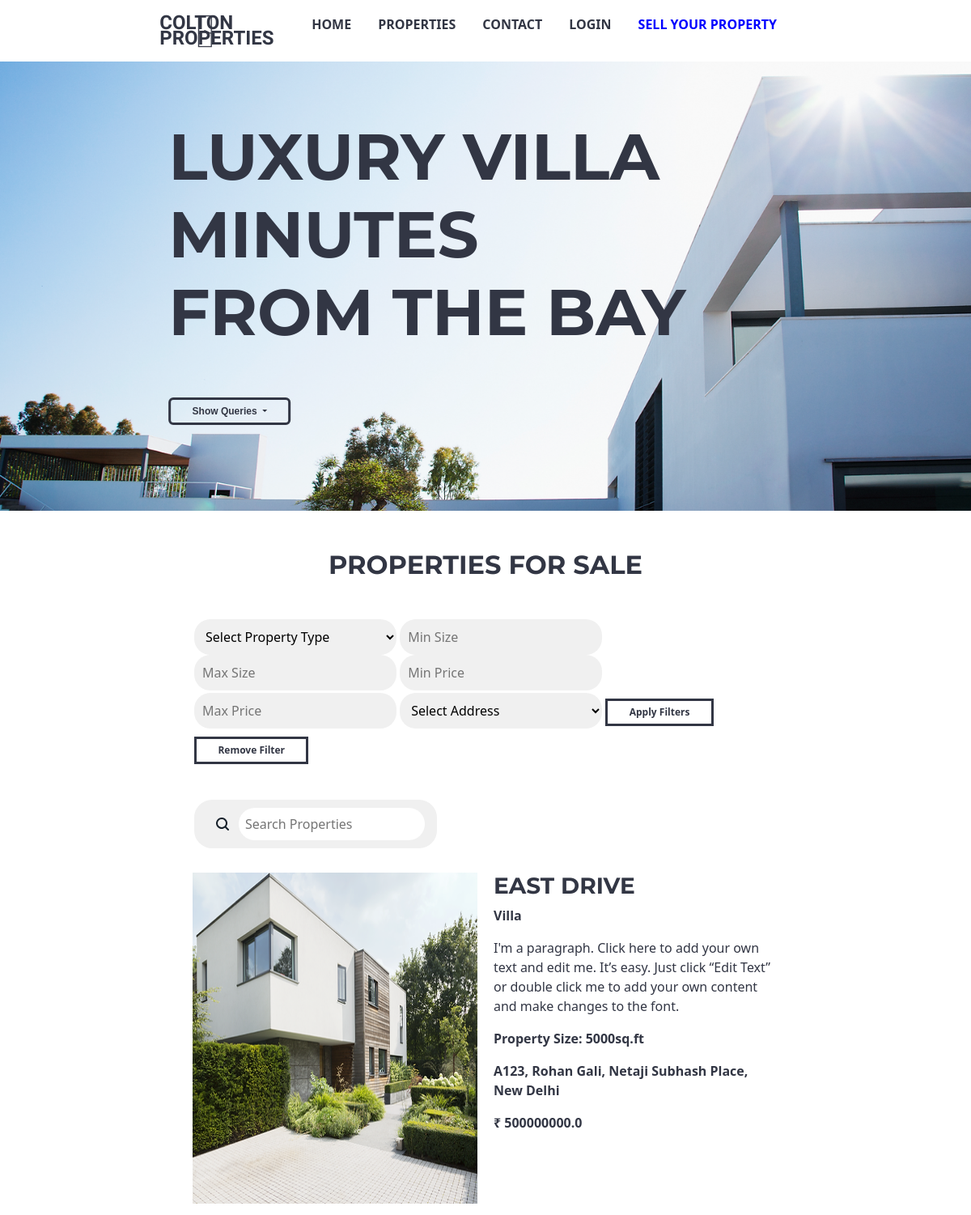
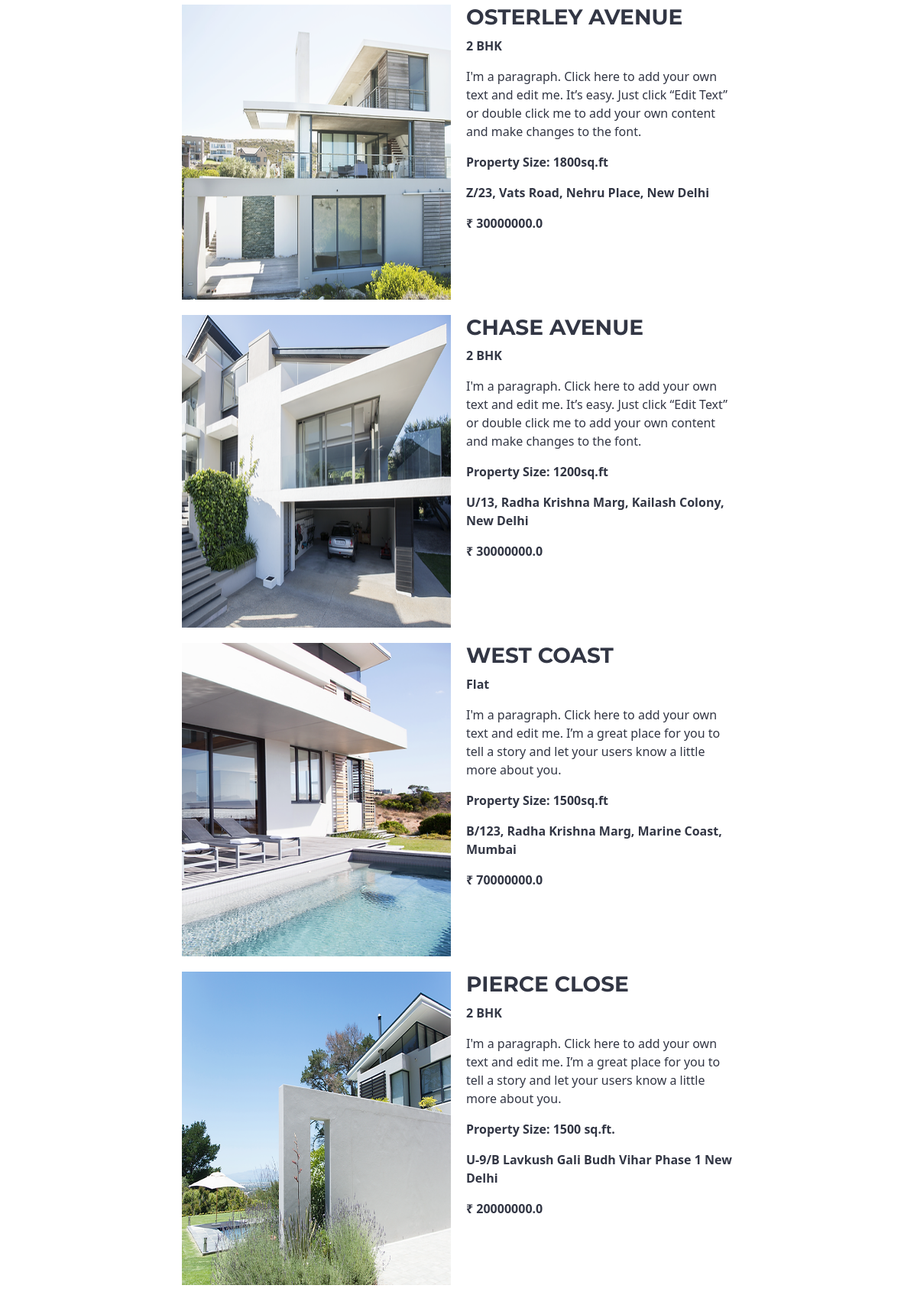
The page / (upper part) on the database its author committed (2 pictures, top to bottom).
### app.py (models this page shows)
class Property(db.Model):
    id = db.Column(db.Integer, primary_key=True)
    owner_name = db.Column(db.String(100), db.ForeignKey('owner.owner_name'), nullable=False)
    address = db.Column(db.String(200), nullable=False)
    property_name = db.Column(db.String(100), nullable=False)
    property_description = db.Column(db.Text, nullable=False)
    property_size = db.Column(db.String(20), nullable=False)
    property_type = db.Column(db.String(50), nullable=False)
    price = db.Column(db.Float, nullable=False)
    image1 = db.Column(db.String(200))
    image2 = db.Column(db.String(200))
    image3 = db.Column(db.String(200))
    image4 = db.Column(db.String(200))
    image5 = db.Column(db.String(200))
    image6 = db.Column(db.String(200))

### app.py (the view)
@app.route('/')
def index():
    property_type = request.args.get('property_type')
    property_size_min = request.args.get('property_size_min')
    property_size_max = request.args.get('property_size_max')
    price_min = request.args.get('price_min')
    price_max = request.args.get('price_max')
    address = request.args.get('address')
    properties = Property.query
    if property_type:
        properties = properties.filter(Property.property_type == property_type)
    if property_size_min and property_size_max:
        properties = properties.filter(Property.property_size.between(property_size_min, property_size_max))
    if price_min and price_max:
        properties = properties.filter(Property.price.between(price_min, price_max))
    if address:
        properties = properties.filter(Property.address.ilike(f'%{address}%'))
    properties = properties.all()
    return render_template('index.html', properties=properties)

### templates/index.html (shortened to what this page needs)
<!DOCTYPE html>
<html lang="en">
  <head>
    <link rel="stylesheet" type="text/css" href="{{ url_for('static', filename='css/index_css.css') }}" />
    <link href="https://cdn.jsdelivr.net/npm/bootstrap@5.3.0-alpha2/dist/css/bootstrap.min.css" rel="stylesheet">
    <link rel="stylesheet" href="https://use.fontawesome.com/releases/v5.15.4/css/all.css">
  </head>
  <body>
    <header>
      <nav class="navbar">
        <img src="{{url_for('static', filename='/images/logo.png')}}" alt="Logo" height="50rem" width="25rem" / >
        <a href="/" class="nav-brand">COLTON <br> PROPERTIES</a>
        <ul class="nav-items">
            <li><a href="/">HOME</a></li>
            <li><a href="/properties">PROPERTIES</a></li>
            <li><a href="#footer">CONTACT</a></li>
            {% if 'user_id' in session %}
            <li><a href="/logout">LOGOUT</a></li>
            {% else %}
            <li><a href="/client_login">LOGIN</a></li>
            {% endif %}
            <li><a href="/owner_login" class="sell-property"style="color: blue;">SELL YOUR PROPERTY</a></li>
        </ul>
      </nav>
      <div class="image-container">
        <img src="{{ url_for('static', filename='/images/big_img.png')}}" alt="" class="main-image">
        <div class="img-text">
          <h1 class="text">LUXURY VILLA <br>MINUTES <br>FROM THE BAY</h1>
          <div class="dropdown">
            <button class="btn btn-secondary dropdown-toggle" type="button" id="showQueriesDropdown" data-bs-toggle="dropdown" aria-expanded="false">
              Show Queries
            </button>
          </div>
        </div>
      </div>
    </header>
    <main>
      <section id="properties">
        <br><br>
        <h2 class="text-center mb-5" style="font-weight: bolder;">PROPERTIES FOR SALE</h2>
        <div class="filter-section">
          <select name="property_type" class="input__search" style="max-width: 250px; padding: 10px; background-color: #F0F0F0;">
            <option value="">Select Property Type</option>
          </select>
          <input type="number" name="property_size_min" placeholder="Min Size" class="input__search" style="max-width: 250px; padding: 10px; background-color: #F0F0F0;" />
          <input type="number" name="property_size_max" placeholder="Max Size" class="input__search" style="max-width: 250px; padding: 10px; background-color: #F0F0F0;" />
          <input type="number" name="price_min" placeholder="Min Price" class="input__search" style="max-width: 250px; padding: 10px; background-color: #F0F0F0;" />
          <input type="number" name="price_max" placeholder="Max Price" class="input__search" style="max-width: 250px; padding: 10px; background-color: #F0F0F0;" />
          <select name="address" class="input__search" style="max-width: 250px; padding: 10px; background-color: #F0F0F0;">
            <option value="">Select Address</option>
          </select>
          <button id="applyFilters" class="property-btn" style="margin-top: 10px;">Apply Filters</button>
          <button id="clearFilters" class="property-btn" style="margin-top: 10px;">Remove Filter</button><br /><br />
        </div>
        <div class="input__container search-section">
          <button class="input__button__shadow">
            <svg fill="none" xmlns="http://www.w3.org/2000/svg" viewBox="0 0 20 20" height="20px" width="20px">
              <path d="M4 9a5 5 0 1110 0A5 5 0 014 9zm5-7a7 7 0 104.2 12.6.999.999 0 00.093.107l3 3a1 1 0 001.414-1.414l-3-3a.999.999 0 00-.107-.093A7 7 0 009 2z" fill-rule="evenodd" fill="#17202A"></path>
            </svg>
          </button>
          <input type="text" id="search" name="text" class="input__search" placeholder="Search Properties">
        </div>
        <div class="property-section">
          <div class="row" id="property-list">
            {% for property in properties %}
            <div class="col-md-6">
              <a href="/property/{{ property.id }}" id="view-details"><img src="{{ property.image1 }}" alt="Property Image 1" height="254px" width="260px" /></a>
            </div>
            <div class="col-md-6">
              <h3><a href="/property/{{ property.id }}" id="view-details"><b>{{ property.property_name }}</b></a></h3>
              <p><b>{{ property.property_type }}</b></p>
              <p>{{ property.property_description }}</p>
              <p><b>Property Size: {{ property.property_size }}</b></p>
              <p><b>{{ property.address }}</b></p>
              <p><b>₹ {{ property.price }}</b></p><br><br><br>
            </div>
            {% endfor %}
          </div>
        </div>
      </section>
    </main>
  </body>
</html>

### static/css/index_css.css (style rules this page uses)
* { margin: 0; padding: 0; box-sizing: border-box; }
body { font-family: "Montserrat-black", sans-serif; text-align: center; }
h1, h2, h3, h4, h5, h6 { font-family: "Montserrat", sans-serif; }
.navbar { padding: 15px 0; display: flex; justify-content: space-between; font-weight: bold; }
.nav-brand { font-family: "Ubuntu", sans-serif; font-size: 1.5rem; line-height: 0.8; margin-left: -7%; color: #323644; text-decoration: none; }
.nav-items { list-style-type: none; display: flex; margin-right: 20%; align-items: flex-start; }
.nav-items li { margin-right: 33px; padding: 10px 0; }
.nav-items li:last-child { margin-right: 0; }
.nav-items a { color: #323644; text-decoration: none; }
.sell-property { margin-left: auto; }
.navbar img { margin-left: 20%; margin-right: 0; width: auto; padding: 0; }
.image-container { display: flex; }
.main-image { width: 100%; }
.img-text { font-family: opensanshebrewcondensed-regular, sans-serif; position: absolute; left: 20%; transform: translateX(-20%); color: #323644; font-weight: bolder; font-size: 80px; margin-left: 8%; }
.text { font-size: 80px; align-self: center; line-height: 96px; vertical-align: baseline; letter-spacing: normal; word-spacing: 0px; font-weight: 700; font-style: normal; font-variant: normal; text-transform: none; text-decoration: none rgb(50, 54, 68); text-align: start; text-indent: 0px; margin-top: 70px; }
.img-text button { background-color: transparent; color: #323644; border: solid #323644; padding: 0.4vw 2.2vw; font-size: 1vw; font-weight: 800; }
#properties { margin-left: 20%; margin-right: 20%; color: #323644; }
.filter-section { margin-bottom: 20px; }
.search-section { margin-bottom: 20px; }
.input__container { position: relative; background: #f0f0f0; padding: 10px 15px; display: flex; justify-content: center; align-items: center; gap: 5px; border-radius: 22px; max-width: 300px; }
.input__button__shadow { cursor: pointer; border: none; background: none; display: flex; justify-content: center; align-items: center; border-radius: 12px; padding: 5px; }
.input__search { width: 100%; border-radius: 20px; outline: none; border: none; padding: 8px; position: relative; }
.property-section { margin-bottom: 20px; }
.property-section .row { display: flex; flex-wrap: wrap; }
.property-section .col-md-6 { flex: 0 0 50%; padding: 10px; }
.property-section img { width: 100%; height: 100%; display: block; margin: 0 auto; }
#view-details { text-decoration: none; color: #323644; }
.property-btn { background-color: transparent; color: #323644; border: solid #323644; padding: 0.4vw 2.2vw; font-size: 1vw; font-weight: 800; }

### rows shown on the page
Property: shows a picture, property_name "EAST DRIVE", property_type "Villa", property_description "I'm a paragraph. Click here to add your own text and edit me. It’s easy. Just click “Edit Text” or double click me to add your own content and make changes to the font.", property_size "5000sq.ft", address "A123, Rohan Gali, Netaji Subhash Place, New Delhi", price "500000000.0"
Property: shows a picture, property_name "OSTERLEY AVENUE", property_type "2 BHK", property_description "I'm a paragraph. Click here to add your own text and edit me. It’s easy. Just click “Edit Text” or double click me to add your own content and make changes to the font.", property_size "1800sq.ft", address "Z/23, Vats Road, Nehru Place, New Delhi", price "30000000.0"
Property: shows a picture, property_name "CHASE AVENUE", property_type "2 BHK", property_description "I'm a paragraph. Click here to add your own text and edit me. It’s easy. Just click “Edit Text” or double click me to add your own content and make changes to the font.", property_size "1200sq.ft", address "U/13, Radha Krishna Marg, Kailash Colony, New Delhi", price "30000000.0"
Property: shows a picture, property_name "WEST COAST", property_type "Flat", property_description "I'm a paragraph. Click here to add your own text and edit me. I’m a great place for you to tell a story and let your users know a little more about you.", property_size "1500sq.ft", address "B/123, Radha Krishna Marg, Marine Coast, Mumbai", price "70000000.0"
Property: shows a picture, property_name "PIERCE CLOSE", property_type "2 BHK", property_description "I'm a paragraph. Click here to add your own text and edit me. I’m a great place for you to tell a story and let your users know a little more about you.", property_size "1500 sq.ft.", address "U-9/B Lavkush Gali Budh Vihar Phase 1 New Delhi", price "20000000.0"
